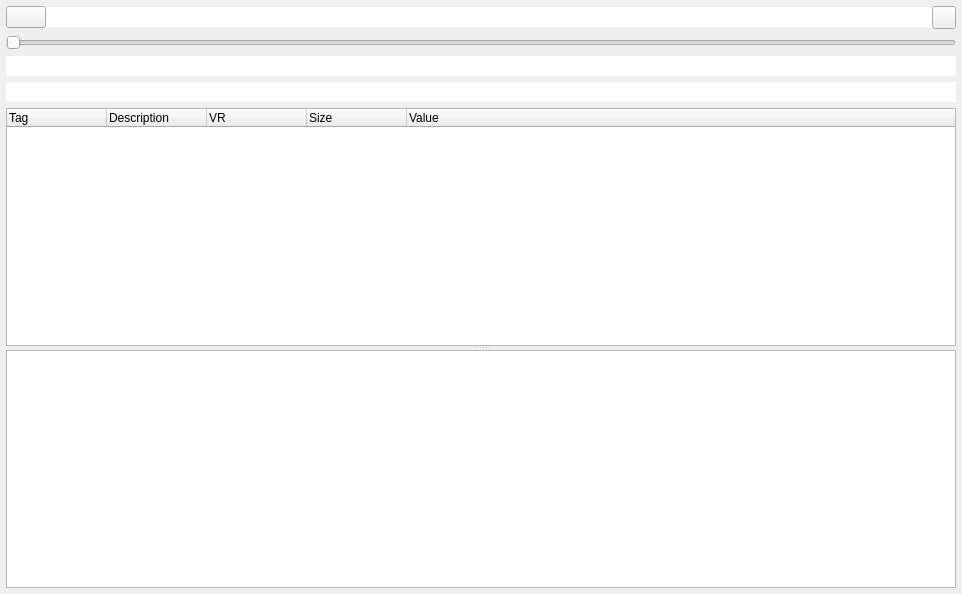
<?xml version="1.0" encoding="UTF-8"?>
<ui version="4.0">
 <class>SQtree</class>
 <widget class="QWidget" name="SQtree">
  <property name="geometry">
   <rect>
    <x>0</x>
    <y>0</y>
    <width>962</width>
    <height>594</height>
   </rect>
  </property>
  <property name="focusPolicy">
   <enum>Qt::NoFocus</enum>
  </property>
  <property name="acceptDrops">
   <bool>true</bool>
  </property>
  <property name="windowTitle">
   <string>DICOM Metadata</string>
  </property>
  <layout class="QVBoxLayout" name="verticalLayout">
   <property name="margin">
    <number>6</number>
   </property>
   <item>
    <layout class="QHBoxLayout" name="horizontalLayout">
     <property name="spacing">
      <number>0</number>
     </property>
     <item>
      <widget class="QPushButton" name="pushButton">
       <property name="sizePolicy">
        <sizepolicy hsizetype="Fixed" vsizetype="Fixed">
         <horstretch>0</horstretch>
         <verstretch>0</verstretch>
        </sizepolicy>
       </property>
       <property name="toolTip">
        <string>Open file</string>
       </property>
       <property name="text">
        <string/>
       </property>
       <property name="icon">
        <iconset resource="../alizams.qrc">
         <normaloff>:/bitmaps/file.svg</normaloff>:/bitmaps/file.svg</iconset>
       </property>
      </widget>
     </item>
     <item>
      <widget class="QLineEdit" name="lineEdit">
       <property name="toolTip">
        <string>Read during a loading. Drop any DICOM file.</string>
       </property>
       <property name="frame">
        <bool>false</bool>
       </property>
       <property name="readOnly">
        <bool>true</bool>
       </property>
      </widget>
     </item>
     <item>
      <widget class="QToolButton" name="options_toolButton">
       <property name="text">
        <string/>
       </property>
       <property name="icon">
        <iconset resource="../alizams.qrc">
         <normaloff>:/bitmaps/tool.svg</normaloff>:/bitmaps/tool.svg</iconset>
       </property>
      </widget>
     </item>
    </layout>
   </item>
   <item>
    <widget class="QSlider" name="horizontalSlider">
     <property name="pageStep">
      <number>1</number>
     </property>
     <property name="orientation">
      <enum>Qt::Horizontal</enum>
     </property>
    </widget>
   </item>
   <item>
    <widget class="QLineEdit" name="ms_lineEdit">
     <property name="frame">
      <bool>false</bool>
     </property>
     <property name="readOnly">
      <bool>true</bool>
     </property>
    </widget>
   </item>
   <item>
    <widget class="QLineEdit" name="ts_lineEdit">
     <property name="frame">
      <bool>false</bool>
     </property>
     <property name="readOnly">
      <bool>true</bool>
     </property>
    </widget>
   </item>
   <item>
    <widget class="QSplitter" name="splitter">
     <property name="orientation">
      <enum>Qt::Vertical</enum>
     </property>
     <widget class="QTreeWidget" name="treeWidget">
      <property name="contextMenuPolicy">
       <enum>Qt::ActionsContextMenu</enum>
      </property>
      <property name="editTriggers">
       <set>QAbstractItemView::NoEditTriggers</set>
      </property>
      <property name="selectionMode">
       <enum>QAbstractItemView::SingleSelection</enum>
      </property>
      <property name="selectionBehavior">
       <enum>QAbstractItemView::SelectItems</enum>
      </property>
      <property name="sortingEnabled">
       <bool>false</bool>
      </property>
      <property name="animated">
       <bool>false</bool>
      </property>
      <property name="wordWrap">
       <bool>true</bool>
      </property>
      <property name="headerHidden">
       <bool>false</bool>
      </property>
      <property name="columnCount">
       <number>5</number>
      </property>
      <attribute name="headerVisible">
       <bool>true</bool>
      </attribute>
      <attribute name="headerCascadingSectionResizes">
       <bool>false</bool>
      </attribute>
      <column>
       <property name="text">
        <string notr="true">Tag</string>
       </property>
      </column>
      <column>
       <property name="text">
        <string notr="true">Description</string>
       </property>
      </column>
      <column>
       <property name="text">
        <string notr="true">VR</string>
       </property>
      </column>
      <column>
       <property name="text">
        <string notr="true">Size</string>
       </property>
      </column>
      <column>
       <property name="text">
        <string notr="true">Value</string>
       </property>
      </column>
     </widget>
     <widget class="QTextEdit" name="textEdit">
      <property name="readOnly">
       <bool>true</bool>
      </property>
     </widget>
    </widget>
   </item>
  </layout>
 </widget>
 <tabstops>
  <tabstop>pushButton</tabstop>
  <tabstop>lineEdit</tabstop>
  <tabstop>options_toolButton</tabstop>
  <tabstop>horizontalSlider</tabstop>
  <tabstop>ms_lineEdit</tabstop>
  <tabstop>ts_lineEdit</tabstop>
  <tabstop>treeWidget</tabstop>
  <tabstop>textEdit</tabstop>
 </tabstops>
 <resources>
  <include location="../alizams.qrc"/>
 </resources>
 <connections/>
</ui>
